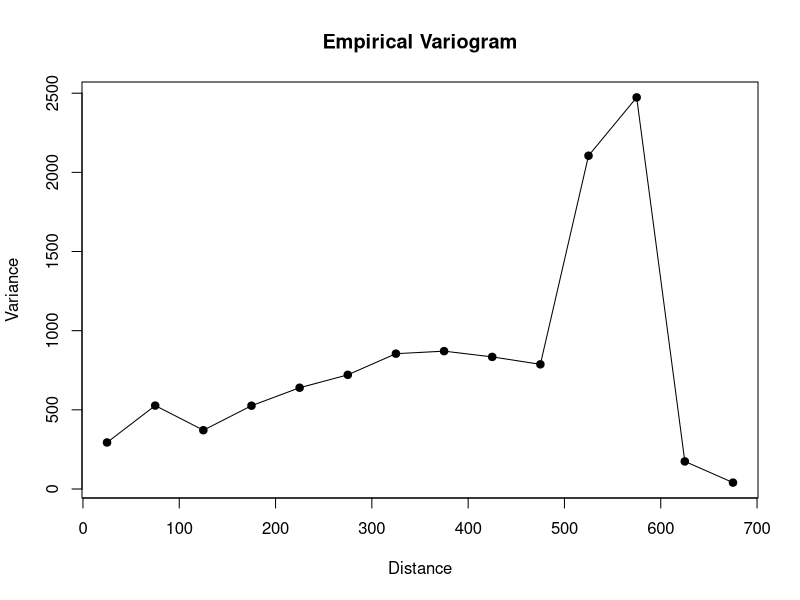
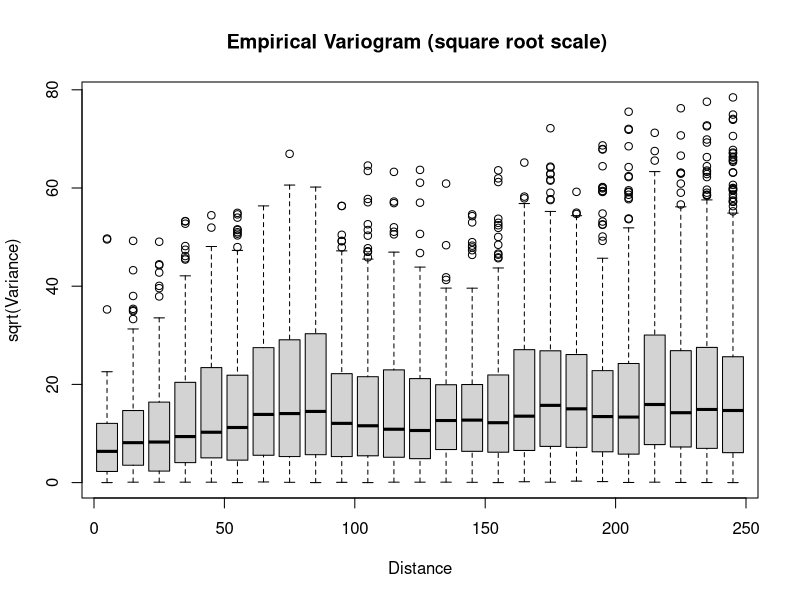
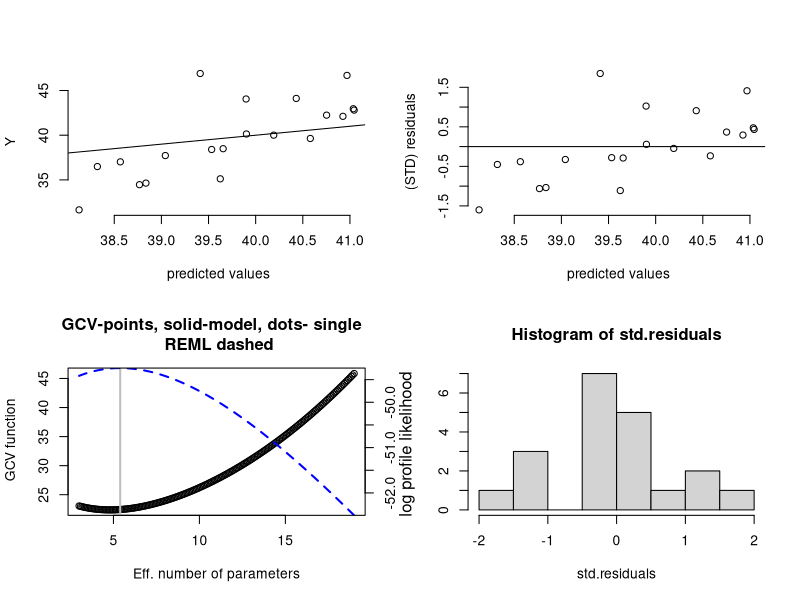
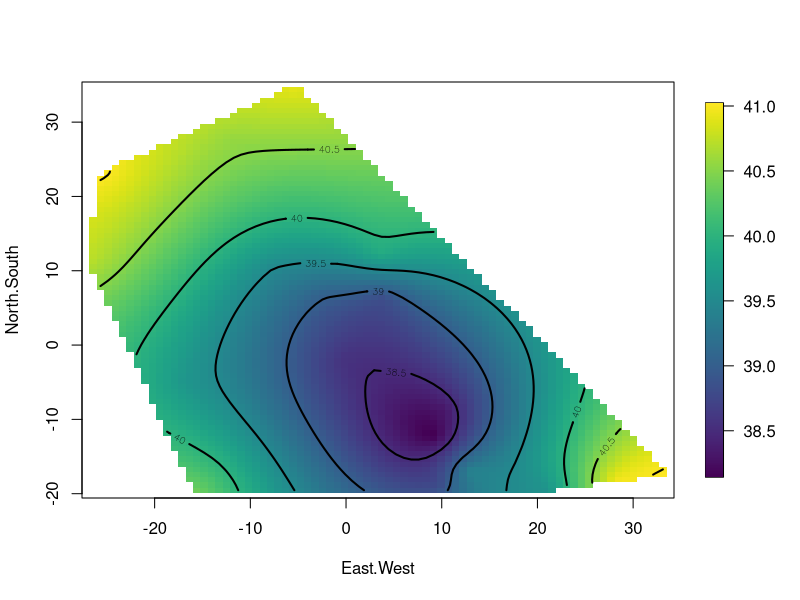
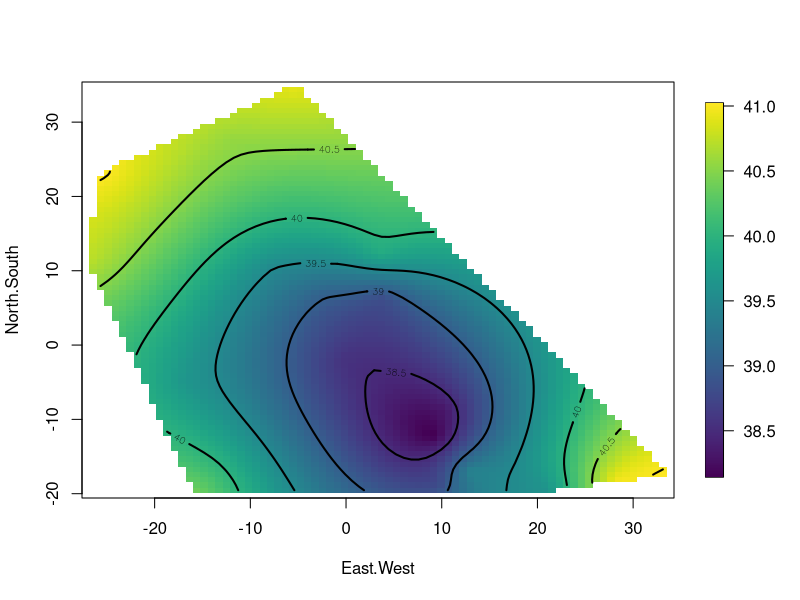
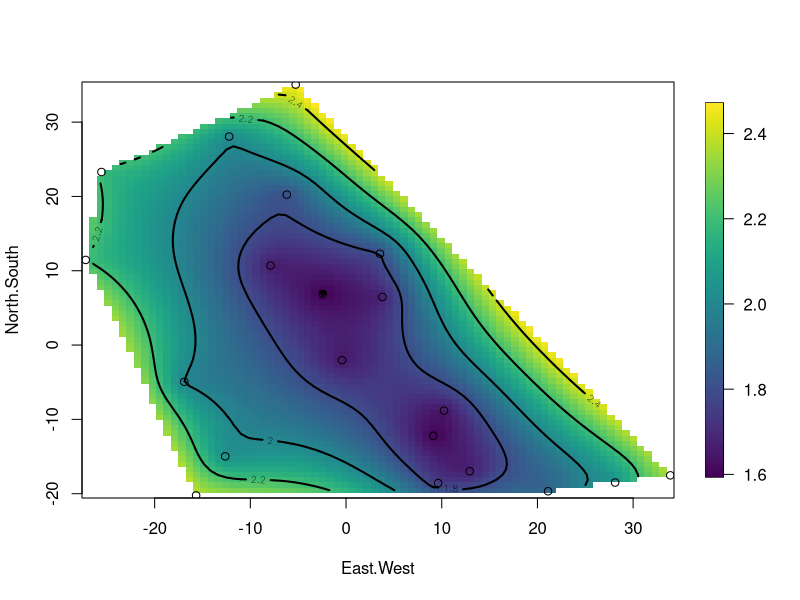

These figures' R source, in order: (Note: this script raises an error after producing the figures.)
library(fields)
#
# compute variogram for the midwest ozone field  day 16
# (BTW this looks a bit strange!)
#
data( ozone2)
good<- !is.na(ozone2$y[16,])
x<- ozone2$lon.lat[good,] 
y<- ozone2$y[16,good]

look<-vgram( x,y, N=15, lon.lat=TRUE) # locations are in lon/lat so use right
#distance
# take a look:
plot(look, pch=19)
#lines(look$centers, look$stats["mean",], col=4)

brk<- seq( 0, 250,, (25 + 1) ) # will give 25 bins.

## or some boxplot bin summaries

boxplotVGram(look, breaks=brk, plot.args=list(type="o"))
plot(look, add=TRUE, breaks=brk, col=4)

#############################
#############################
#############################
# Kriging
# a 2-d example 
# fitting a surface to ozone  
# measurements. Exponential covariance, range parameter is 20 (in miles) 

fit <- Krig(ChicagoO3$x, ChicagoO3$y, theta=20)  

summary( fit) # summary of fit 
set.panel( 2,2) 
plot(fit) # four diagnostic plots of fit  
set.panel()
surface( fit, type="C") # look at the surface 

# predict at data
predict( fit)

# predict using 7.5 effective degrees of freedom:
predict( fit, df=7.5)


# predict on a grid ( grid chosen here by defaults)
out<- predictSurface( fit)
surface( out, type="C") # option "C" our favorite

# predict at arbitrary points (10,-10) and (20, 15)
xnew<- rbind( c( 10, -10), c( 20, 15))
predict( fit, xnew)

# standard errors of prediction based on covariance model.  
predictSE( fit, xnew)

# surface of standard errors on a default grid
predictSurfaceSE( fit)-> out.p # this takes some time!
surface( out.p, type="C")
points( fit$x)

## Not run: 
# Using another stationary covariance. 
# smoothness is the shape parameter for the Matern. 

fit <- Krig(ChicagoO3$x, ChicagoO3$y, Covariance="Matern", theta=10, smoothness=1.0)  
summary( fit)

#
# Roll your own: creating very simple user defined Gaussian covariance 
#

test.cov <- function(x1,x2,theta,marginal=FALSE,C=NA){
  # return marginal variance
  if( marginal) { return(rep( 1, nrow( x1)))}
  
  # find cross covariance matrix     
  temp<- exp(-(rdist(x1,x2)/theta)**2)
  if( is.na(C[1])){
    return( temp)}
  else{
    return( temp%*%C)}
} 
#
# use this and put in quadratic polynomial fixed function 


fit.flame<- Krig(flame$x, flame$y, cov.function="test.cov", m=3, theta=.5)

#
# note how range parameter is passed to Krig.   
# BTW:  GCV indicates an interpolating model (nugget variance is zero) 
# This is the content of the warning message.

# take a look ...
surface(fit.flame, type="I") 

## End(Not run)

# 
# Thin plate spline fit to ozone data using the radial 
# basis function as a generalized covariance function 
#
# p=2 is the power in the radial basis function (with a log term added for 
# even dimensions)
# If m is the degree of derivative in penalty then p=2m-d 
# where d is the dimension of x. p must be greater than 0. 
#  In the example below p = 2*2 - 2 = 2  
#

out<- Krig( ChicagoO3$x, ChicagoO3$y,cov.function="Rad.cov", 
            m=2,p=2,scale.type="range") 

# See also the Fields function Tps
# out  should be identical to  Tps( ChicagoO3$x, ChicagoO3$y)
# 

# A Knot example

data(ozone2)
y16<- ozone2$y[16,] 

# there are some missing values -- remove them 
good<- !is.na( y16)
y<- y16[good] 
x<- ozone2$lon.lat[ good,]

#
# the knots can be arbitrary but just for fun find them with a space 
# filling design. Here we select  50 from the full set of 147 points
#
xknots<- cover.design( x, 50, num.nn= 75)$design  # select 50 knot points

out<- Krig( x, y, knots=xknots,  cov.function="Exp.cov", theta=300)  
summary( out)
# note that that trA found by GCV is around 17 so 50>17  knots may be a 
# reasonable approximation to the full estimator. 
#
## Not run: 
# the plot 
surface( out, type="C")
US( add=TRUE)
points( x, col=2)
points( xknots, cex=2, pch="O")

## End(Not run)
## Not run: 
## A quick way to deal with too much data if you intend to smooth it anyway
##  Discretize the locations to a grid, then apply Krig 
##  to the discretized locations:
## 
RM.approx<- as.image(RMprecip$y, x=RMprecip$x, nx=20, ny=20)

# take a look:
image.plot( RM.approx)
# discretized data (observations averaged if in the same grid box)
# 336 locations -- down form the  full 806

# convert the image format to locations, obs and weight vectors
yd<- RM.approx$z[RM.approx$ind]
weights<- RM.approx$weights[RM.approx$ind] # takes into account averaging
xd<- RM.approx$xd

obj<- Krig( xd, yd, weights=weights, theta=4)

# compare to the full fit:
# Krig( RMprecip$x, RMprecip$y, theta=4) 

## End(Not run)

## Not run: 
# A correlation model example
# fit krig surface using a mean and sd function to standardize 
# first get stats from 1987 summer Midwest O3 data set 
data(ozone2)
stats.o3<- stats( ozone2$y)
mean.o3<- Tps( ozone2$lon.lat, c( stats.o3[2,]))
sd.o3<- Tps(  ozone2$lon.lat, c( stats.o3[3,]))

#
# Now use these to fit particular day ( day 16) 
# and use great circle distance 


fit<- Krig( ozone2$lon.lat, ozone2$y[16,], 
            theta=350, mean.obj=mean.o3, sd.obj=sd.o3, 
            Covariance="Matern", Distance="rdist.earth",
            smoothness=1.0,
            na.rm=TRUE) #


# the finale
surface( fit, type="I")
US( add=TRUE)
points( fit$x)
title("Estimated ozone surface")

## End(Not run)
## Not run: 
#
#
